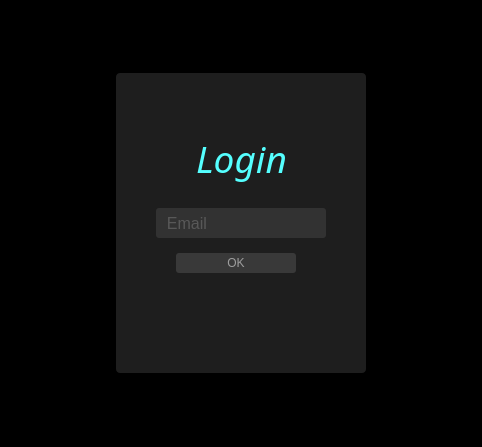
<?xml version="1.0" encoding="UTF-8"?>
<ui version="4.0">
 <class>LoginWindow</class>
 <widget class="QMainWindow" name="LoginWindow">
  <property name="enabled">
   <bool>true</bool>
  </property>
  <property name="geometry">
   <rect>
    <x>0</x>
    <y>0</y>
    <width>482</width>
    <height>447</height>
   </rect>
  </property>
  <property name="maximumSize">
   <size>
    <width>16777215</width>
    <height>16777215</height>
   </size>
  </property>
  <property name="windowTitle">
   <string/>
  </property>
  <property name="styleSheet">
   <string notr="true"/>
  </property>
  <widget class="QWidget" name="centralwidget">
   <layout class="QHBoxLayout" name="horizontalLayout">
    <property name="leftMargin">
     <number>0</number>
    </property>
    <property name="topMargin">
     <number>0</number>
    </property>
    <property name="rightMargin">
     <number>0</number>
    </property>
    <property name="bottomMargin">
     <number>0</number>
    </property>
    <item>
     <widget class="QFrame" name="login">
      <property name="styleSheet">
       <string notr="true">background-color: rgb(0,0,0);</string>
      </property>
      <property name="frameShape">
       <enum>QFrame::StyledPanel</enum>
      </property>
      <property name="frameShadow">
       <enum>QFrame::Raised</enum>
      </property>
      <layout class="QHBoxLayout" name="horizontalLayout_2">
       <item>
        <widget class="QFrame" name="login_2">
         <property name="maximumSize">
          <size>
           <width>250</width>
           <height>300</height>
          </size>
         </property>
         <property name="styleSheet">
          <string notr="true">background-color: rgb(30, 30, 30);
border-radius: 4px;</string>
         </property>
         <property name="frameShape">
          <enum>QFrame::StyledPanel</enum>
         </property>
         <property name="frameShadow">
          <enum>QFrame::Raised</enum>
         </property>
         <widget class="QLineEdit" name="emailEdit">
          <property name="geometry">
           <rect>
            <x>40</x>
            <y>135</y>
            <width>170</width>
            <height>30</height>
           </rect>
          </property>
          <property name="font">
           <font>
            <pointsize>12</pointsize>
           </font>
          </property>
          <property name="styleSheet">
           <string notr="true">QLineEdit{
	border-radius: 3px;
	background-color: rgb(50, 50, 50);
	color: rgb(126, 126, 126)
}
QLineEdit:hover{
	border: 2px solid rgb(20, 20, 20);
}
QLineEdit:focus{
	border: 1px solid rgb(255, 245, 140);
	color: rgb(244, 244, 244);
}</string>
          </property>
          <property name="placeholderText">
           <string>  Email</string>
          </property>
         </widget>
         <widget class="QPushButton" name="okButton">
          <property name="geometry">
           <rect>
            <x>60</x>
            <y>180</y>
            <width>120</width>
            <height>20</height>
           </rect>
          </property>
          <property name="styleSheet">
           <string notr="true">QPushButton{
	border-radius: 3px;
	background-color: rgb(57, 57, 57);
	color: rgb(157, 157, 157);
}

QPushButton:hover{
	border: 2px solid rgb(90, 90, 90);
	background-color: rgb(80, 80, 80);
	color: rgb(33, 33, 33);
}

QPushButton:focus{
	background-color: rgb(255, 245, 140);
	color: rgb(33, 33, 33);
}
</string>
          </property>
          <property name="text">
           <string>OK</string>
          </property>
         </widget>
         <widget class="QLabel" name="loginLabel">
          <property name="geometry">
           <rect>
            <x>60</x>
            <y>60</y>
            <width>131</width>
            <height>51</height>
           </rect>
          </property>
          <property name="font">
           <font>
            <family>Harlow Solid Italic</family>
            <pointsize>28</pointsize>
            <italic>true</italic>
           </font>
          </property>
          <property name="styleSheet">
           <string notr="true">color: rgb(85, 255, 255);</string>
          </property>
          <property name="text">
           <string>Login</string>
          </property>
          <property name="alignment">
           <set>Qt::AlignCenter</set>
          </property>
         </widget>
        </widget>
       </item>
      </layout>
     </widget>
    </item>
   </layout>
  </widget>
 </widget>
 <resources/>
 <connections/>
</ui>
